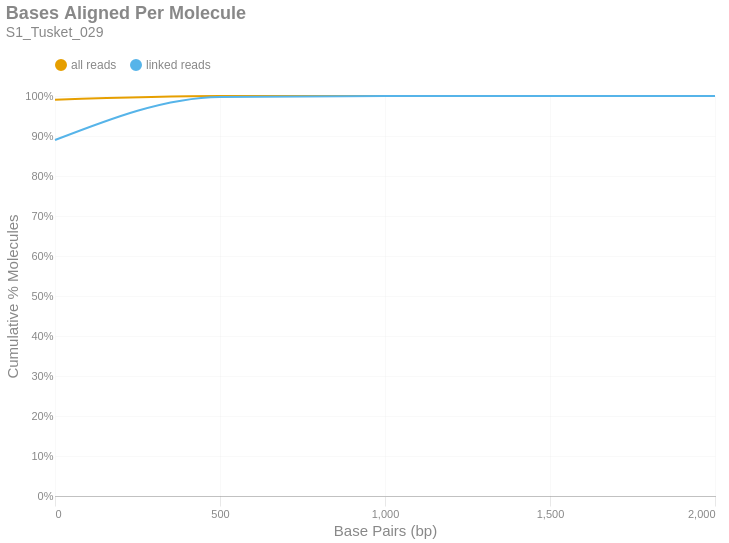

Notebook source saved alongside this figure:
### Markdown cell above
### Bases Aligned Per Molecule
This is a cumulative frequency distribution showing the number of base pairs aligned per unique molecule. These data are shown in 500 bp bins. There are two distributions: one with `all reads` (yellow) and another with only `linked reads` (blue). The percent of molecules in the `linked reads` distribution is relative to the total number of linked molecules.

### Code cell
if SKIPLR:
    print_html(f"Skipped")
else:
    binned_df = consolidated_hist(valids['aligned_bp'], mask, 500, True)
    with SafeRender(binned_df):
        (
            density_plot(binned_df, 'Bases Aligned Per Molecule', samplename, 'basesper')
            .encode(
                x=alt.X('bin:Q', title="Base Pairs (bp)").axis(tickMinStep=500).scale(padding=0),
                y=alt.Y('value:Q', title='Cumulative % Molecules')
                    .axis(format='%')
                    .scale(domain = [0,1])
                    .stack(False),
                color=alt.Color("key:N").scale(domain = ["all reads", "linked reads"]),
                tooltip = [
                    alt.Tooltip("key:N", title = "Data Type"),
                    alt.Tooltip("range_label:N", title="Bases Aligned Per Molecule"),
                    alt.Tooltip("value:Q", format = ".2%", title="% Molecules (Cum.)")
                ]
            )
        ).display()

### Figure 1 — Vega-Lite specification as saved in the notebook (floating-point values rounded to 4 significant figures)
{"width": "container", "height": 400, "config": {"title": {"anchor": "start", "dy": -15, "fontSize": 18, "color": "#888888", "subtitleColor": "#888888", "subtitleFontSize": 14}, "arc": {"fill": "#0072B2"}, "axis": {"domainColor": "#888888", "domainWidth": 0.5, "gridWidth": 0.2, "grid": false, "titleFontWeight": 400, "titleFontSize": 15, "labelFontSize": 11, "labelColor": "#888888", "tickColor": "#888888", "tickWidth": 0.2, "titleColor": "#888888"}, "axisBand": {"grid": false}, "axisX": {"grid": true, "tickSize": 10, "domainCap": "round"}, "axisY": {"domain": false, "grid": true, "tickSize": 0, "domainCap": "round"}, "background": "transparent", "header": {"labelFontSize": 15, "labelColor": "#888888", "titleFontSize": 15, "titleFontWeight": 600, "titleColor": "#888888"}, "legend": {"labelFont": "sans-serif", "labelFontSize": 12, "labelColor": "#888888", "symbolSize": 100, "symbolType": "circle", "titleFontSize": 12, "titlePadding": 10, "titleColor": "#888888", "title": null, "orient": "top"}, "range": {"category": ["#E69F00", "#56B4E9", "#009E73", "#F0E442", "#0072B2", "#D55E00", "#CC79A7", "#000000"], "diverging": ["#cfe8f3", "#a2d4ec", "#73bfe2", "#46abdb", "#1696d2", "#12719e"]}, "area": {"fill": "#0072B2", "fillOpacity": 0.7, "line": true, "strokeOpacity": 0.7}, "line": {"color": "#0072B2", "stroke": "#0072B2", "strokeWidth": 2}, "trail": {"color": "#0072B2", "stroke": "#0072B2", "strokeWidth": 0, "size": 1}, "point": {"filled": true, "fillOpacity": 1.0, "size": 95}, "text": {"color": "#888888", "fontSize": 11, "align": "right", "fontWeight": 400, "size": 11}, "bar": {"fill": "#0072B2", "stroke": null}, "view": {"stroke": null, "continuousWidth": 660, "continuousHeight": 400}}, "data": {"name": "data-6dd6adb31bc8f019b3a3d666c4a91275"}, "mark": {"type": "line", "interpolate": "monotone", "point": {"opacity": 0, "size": 275}}, "encoding": {"color": {"field": "key", "scale": {"domain": ["all reads", "linked reads"]}, "type": "nominal"}, "tooltip": [{"field": "key", "title": "Data Type", "type": "nominal"}, {"field": "range_label", "title": "Bases Aligned Per Molecule", "type": "nominal"}, {"field": "value", "format": ".2%", "title": "% Molecules (Cum.)", "type": "quantitative"}], "x": {"axis": {"tickMinStep": 500}, "field": "bin", "scale": {"padding": 0}, "title": "Base Pairs (bp)", "type": "quantitative"}, "y": {"axis": {"format": "%"}, "field": "value", "scale": {"domain": [0, 1]}, "stack": false, "title": "Cumulative % Molecules", "type": "quantitative"}}, "params": [{"name": "param_c36ac31b6afebe62", "select": {"type": "point", "fields": ["key"]}, "bind": "legend"}], "title": {"text": "Bases Aligned Per Molecule", "subtitle": "S1_Tusket_029"}, "transform": [{"fold": ["all reads (cumsum)", "linked reads (cumsum)"]}, {"calculate": "replace(datum.key, ' (cumsum)', '')", "as": "key"}, {"filter": {"param": "param_c36ac31b6afebe62"}}], "usermeta": {"embedOptions": {"downloadFileName": "S1_Tusket_029.basesper"}}, "$schema": "https://vega.github.io/schema/vega-lite/v6.1.0.json", "datasets": {"data-6dd6adb31bc8f019b3a3d666c4a91275": [{"bin": "0.0", "interval": "0.0-500.0", "all reads": 0.9909, "linked reads": 0.8899, "all reads (cumsum)": 0.9909, "linked reads (cumsum)": 0.8899, "range_label": "0-499"}, {"bin": "500.0", "interval": "500.0-1000.0", "all reads": 0.008881, "linked reads": 0.1078, "all reads (cumsum)": 0.9998, "linked reads (cumsum)": 0.9977, "range_label": "500-999"}, {"bin": "1000.0", "interval": "1000.0-1500.0", "all reads": 0.0002127, "linked reads": 0.002177, "all reads (cumsum)": 1.0, "linked reads (cumsum)": 0.9999, "range_label": "1000-1499"}, {"bin": "1500.0", "interval": "1500.0-2000.0", "all reads": 9.214e-06, "linked reads": 9.7e-05, "all reads (cumsum)": 1.0, "linked reads (cumsum)": 1.0, "range_label": "1500-1999"}, {"bin": "2000.0", "interval": "2000.0-2500.0", "all reads": 3.071e-07, "linked reads": 4.042e-06, "all reads (cumsum)": 1.0, "linked reads (cumsum)": 1.0, "range_label": "2000-2499"}]}}
